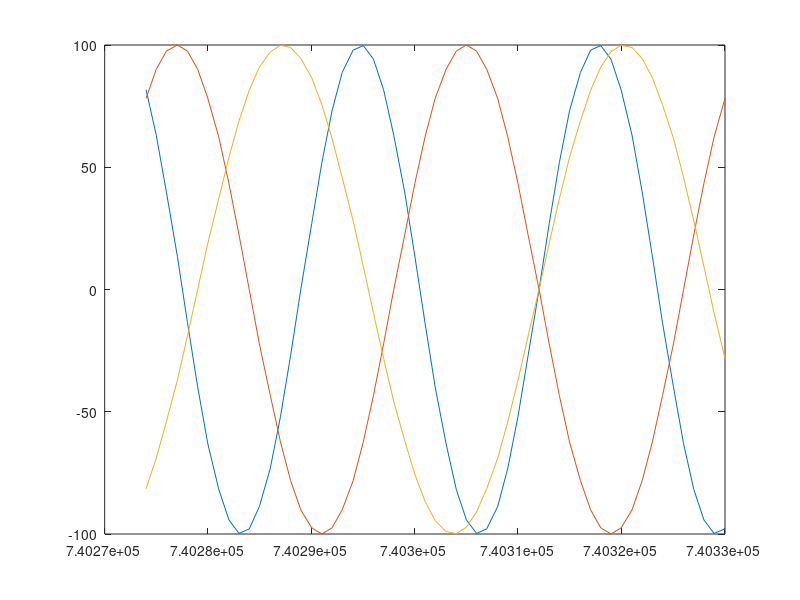

MATLAB code for this plot:
t0 = datenum('Aug. 17, 1939')
t1 = fix(now);
t = (t1 - 28):1:(t1+28);
y = 100*[sin(2*pi*(t-t0)/23)
        sin(2*pi*(t-t0)/28)
        sin(2*pi*(t-t0)/33)];
plot(t,y)